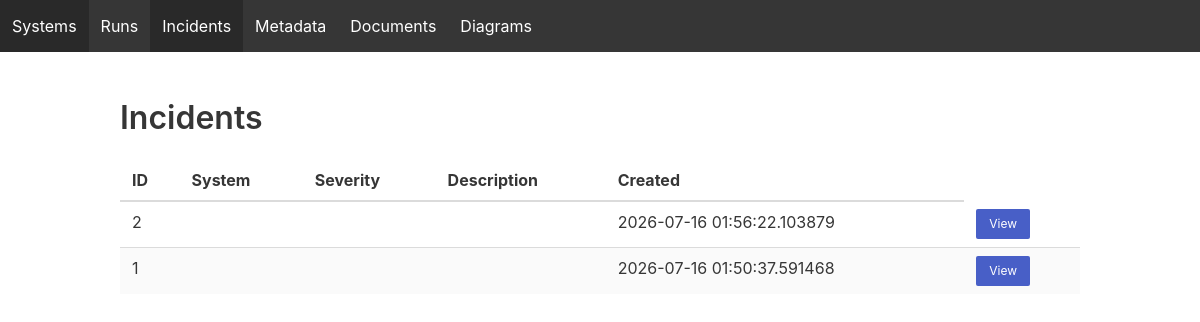
Page /dashboard/incidents on the earlier database version.
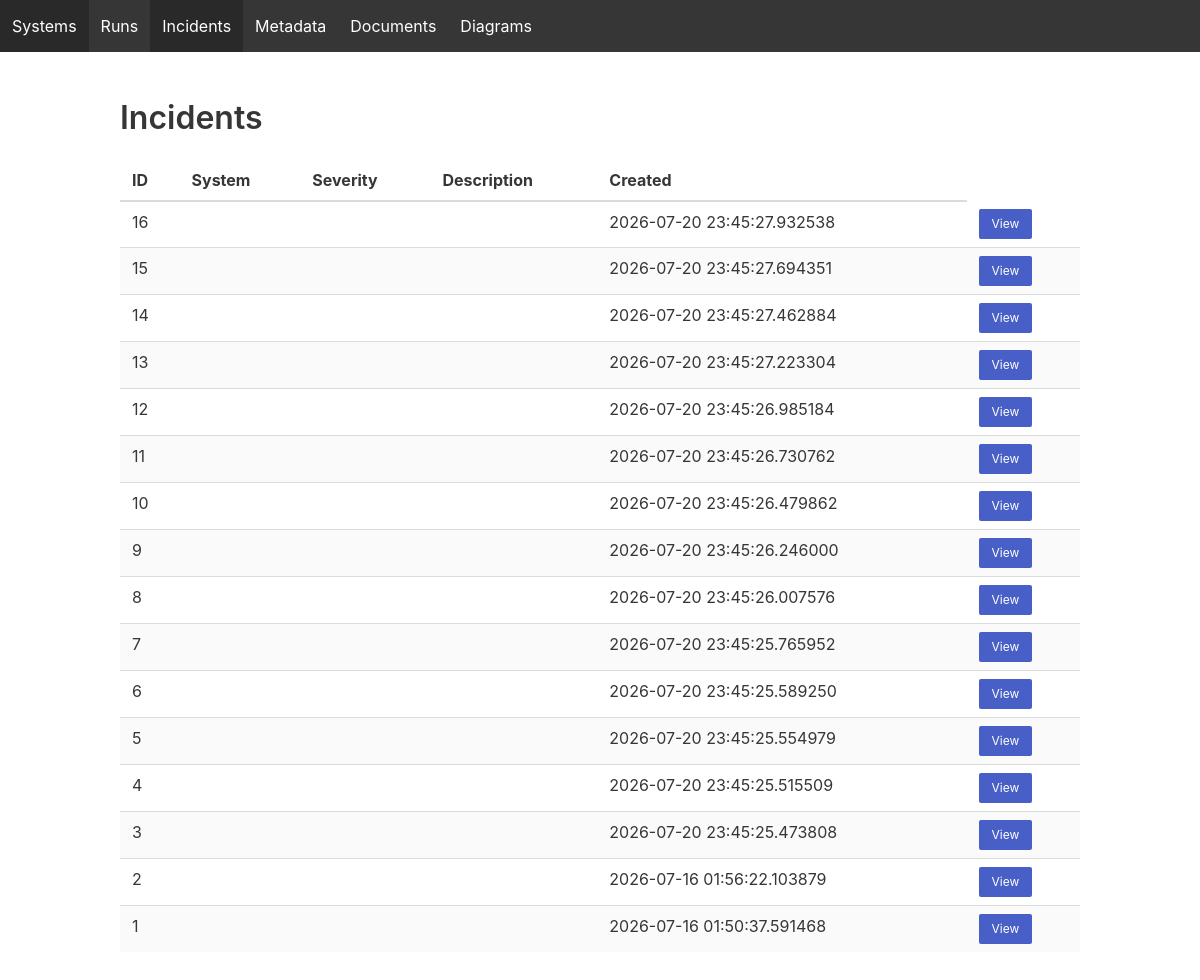
Same page on the later database version.
### models.py (models this page shows)
class Incident(Base):
    __tablename__ = "incidents"
    id = Column(Integer, primary_key=True)
    run_id = Column(Integer, ForeignKey("model_runs.id"), nullable=False)
    type = Column(String(64))
    status = Column(String(32), default="OPEN")
    reviewer = Column(String(255))
    notes = Column(Text)
    created_at = Column(DateTime, default=datetime.utcnow)
    updated_at = Column(DateTime, default=datetime.utcnow)
    run = relationship(
        "ModelRun",
        back_populates="incident",
        foreign_keys=[run_id],
    )

### dashboard/dashboard_api.py (the view)
@dashboard.get("/incidents")
def incidents(request: Request, session: Session = Depends(get_session)):
    incidents = (
        session.query(Incident)
        .order_by(Incident.created_at.desc())
        .limit(50)
        .all()
    )
    return templates.TemplateResponse(
        request,
        "incidents.html",
        {"incidents": incidents, "active_page": "incidents"},
    )

### dashboard/templates/incidents.html
{% extends "base.html" %}
{% block content %}
<h1 class="title">Incidents</h1>
<table class="table is-striped is-fullwidth">
<thead>
<tr>
<th>ID</th>
<th>System</th>
<th>Severity</th>
<th>Description</th>
<th>Created</th>
</tr>
</thead>
<tbody>
{% for i in incidents %}
<tr>
<td>{{ i.id }}</td>
<td>{{ i.system_name }}</td>
<td>{{ i.severity }}</td>
<td>{{ i.description }}</td>
<td>{{ i.created_at }}</td>
<td>
<a class="button is-small is-link" href="/incidents/{{ i.id }}">
View
</a>
</td>
</tr>
{% endfor %}
</tbody>
</table>
{% endblock %}

### dashboard/templates/base.html (shortened to what this page needs)
<!DOCTYPE html>
<html>
<head>
    <link rel="stylesheet"
          href="https://cdn.jsdelivr.net/npm/bulma@0.9.4/css/bulma.min.css">
</head>
<body>
<nav class="navbar is-dark">
  <div class="navbar-menu">
    <div class="navbar-start">
      <a class="navbar-item {% if active_page=='systems' %}is-active{% endif %}"
         href="/dashboard/systems">Systems</a>
      <a class="navbar-item {% if active_page=='runs' %}is-active{% endif %}"
         href="/dashboard/runs">Runs</a>
      <a class="navbar-item {% if active_page=='incidents' %}is-active{% endif %}"
         href="/dashboard/incidents">Incidents</a>
      <a class="navbar-item {% if active_page=='metadata' %}is-active{% endif %}"
         href="/dashboard/metadata">Metadata</a>
      <a class="navbar-item {% if active_page=='documents' %}is-active{% endif %}"
         href="/dashboard/documents">Documents</a>
      <a class="navbar-item {% if active_page=='diagrams' %}is-active{% endif %}"
         href="/dashboard/diagrams">Diagrams</a>
    </div>
  </div>
</nav>
<section class="section">
  <div class="container">
    {% block content %}{% endblock %}
  </div>
</section>
</body>
</html>

Differences in the rows shown:
added Incident: id "16", created_at "2026-07-20 23:45:27.932538"
added Incident: id "15", created_at "2026-07-20 23:45:27.694351"
added Incident: id "14", created_at "2026-07-20 23:45:27.462884"
added Incident: id "13", created_at "2026-07-20 23:45:27.223304"
added Incident: id "12", created_at "2026-07-20 23:45:26.985184"
added Incident: id "11", created_at "2026-07-20 23:45:26.730762"
added Incident: id "10", created_at "2026-07-20 23:45:26.479862"
added Incident: id "9", created_at "2026-07-20 23:45:26.246000"
added Incident: id "8", created_at "2026-07-20 23:45:26.007576"
added Incident: id "7", created_at "2026-07-20 23:45:25.765952"
added Incident: id "6", created_at "2026-07-20 23:45:25.589250"
added Incident: id "5", created_at "2026-07-20 23:45:25.554979"
added Incident: id "4", created_at "2026-07-20 23:45:25.515509"
added Incident: id "3", created_at "2026-07-20 23:45:25.473808"
